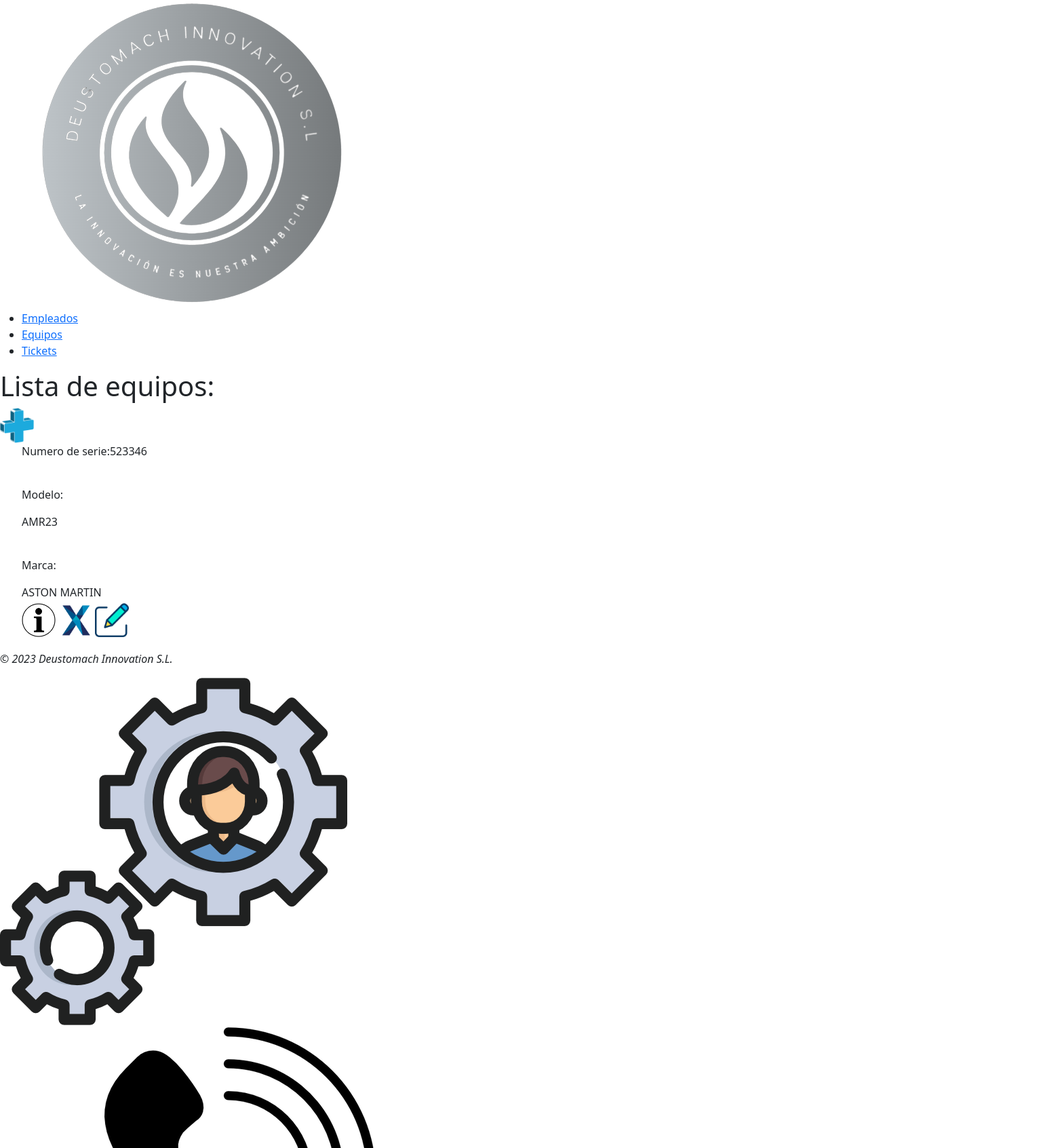
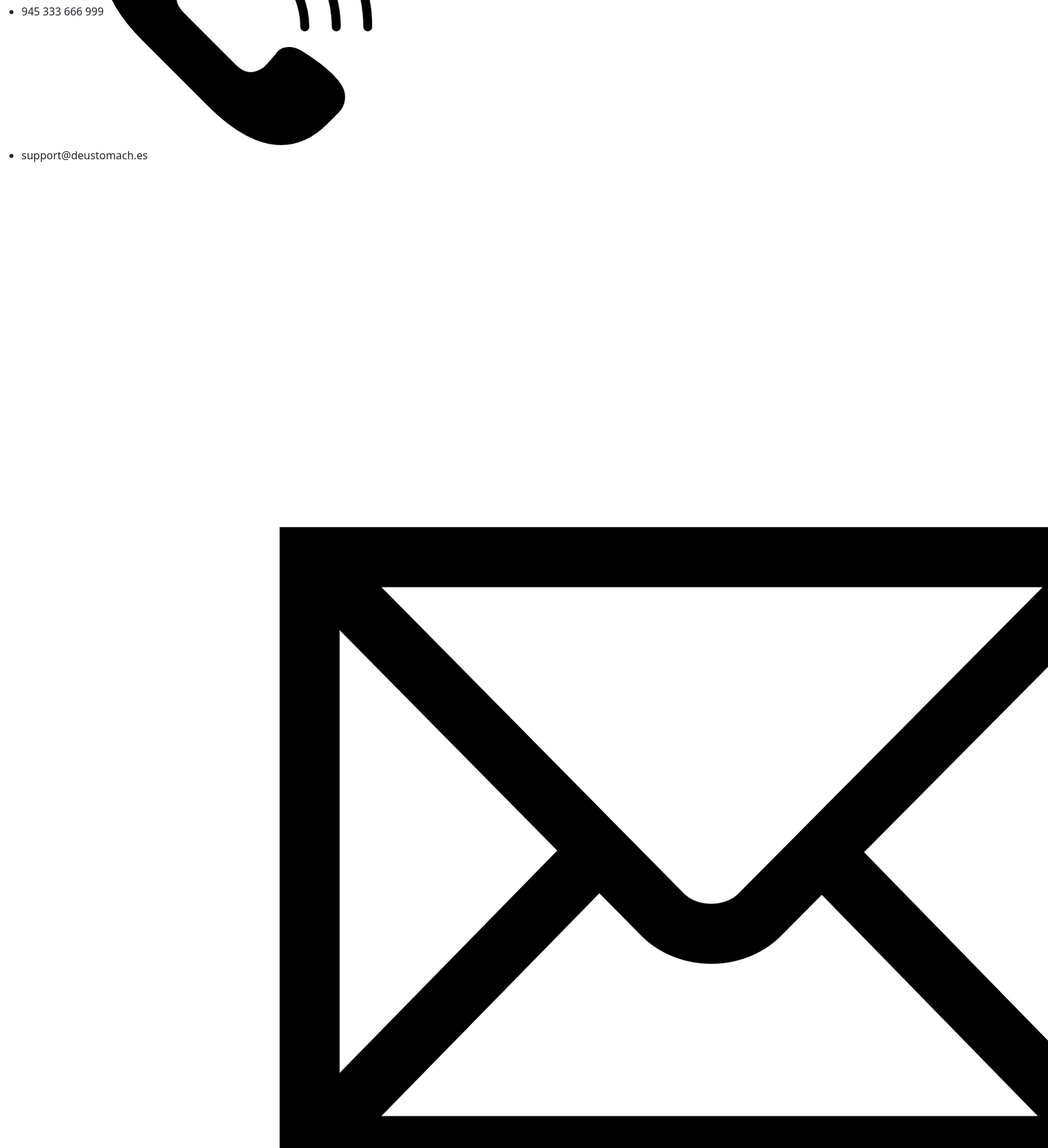
The page /AppWeb/listadoEquipos/ (upper part) on the database its author committed (2 pictures, top to bottom).
### AppWeb/models.py (models this page shows, shortened)
class Equipo(models.Model):
    nserie = models.CharField(max_length=20)
    modelo = models.CharField(max_length=50)
    marca = models.CharField(max_length=30)
    tipo = models.CharField(max_length=20)
    fechaAdquisicion = models.DateField()
    fechaPuestaMarcha = models.DateField()
    provNombre = models.CharField(max_length=30)
    provTelefono = models.IntegerField(default=0)
    planta = models.CharField(max_length=15)

### AppWeb/views.py (the view)
# urls.py: path('AppWeb/listadoEquipos/', ListaEquipo.as_view(), name='listado-equipo'),
class ListaEquipo(ListView):
    model = Equipo
    template_name = 'listadoEquipos.html'

### AppWeb/Templates/listadoEquipos.html
{% extends "homeEquipos.html" %}
{% load static %}
{% block contenido %}
<div class="contenido">
    <h1>Lista de equipos:</h1>
    <div id="mas">
        <a href="{% url 'gestion:crear-equipo' %}"><img class="crear" src="{% static 'images/mas.png' %}" width="50px" title="Crear equipo nuevo"></a>
    </div>
    {% if object_list %}
        {% for eq in object_list %}
        <ul>
            <div>
                <p>Numero de serie:{{eq.nserie}}</p><br>
                <p>Modelo:</p>{{eq.modelo}}</p><br>
                <p>Marca:</p> {{eq.marca}}<br>
                <a href="{% url 'gestion:detalle-equipo' eq.id %}"><img src="{% static 'images/info.png' %}"  title="Pulsa para ver los detalles del equipo" width="50px"></a>
                <a href="{% url 'gestion:borrar-equipo' eq.id %}"><img src="{% static 'images/delete.png' %}" title="Haz clic para eliminar el equipo" width="50px"></a>
                <a href="{% url 'gestion:modificar-equipo' eq.id %}"><img src="{% static 'images/editar.png' %}" title="Haz clic para editar este equipo"  width="50px" ></a>
            </div>
        </ul>
        {% endfor %}
    {% else %}
        <h1>No hay equipos disponibles</h1>
    {% endif %}
</div>
{% endblock %}

### rows shown on the page
Equipo: nserie "523346", modelo "AMR23", marca "ASTON MARTIN"
